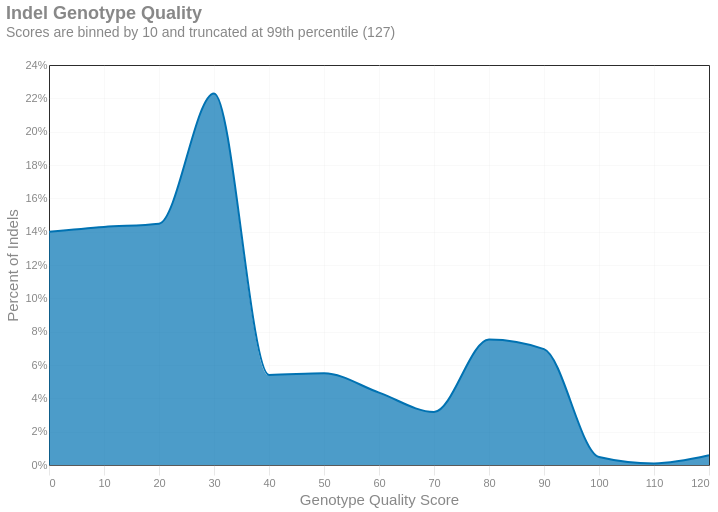

The notebook cell this image was saved under:
### Markdown cell above
### Indel Genotype Quality
These are per-locus indel quality statistics, which correspond to the Quality (`QUAL`) values of `bcftools stats`. 
Each quality score is has a semi-open bin width of 10, where `0` would be considered "a QUAL score
greater than or equal to `0` and less than `10`". The histograms are truncated at the 99th percentile
for visual clarity.

### Code cell
if not do_qual:
    print_html(f"Skipping - {os.path.basename(infile)} does not contain a QUAL section")
else:
    q99_indel = int(qual.loc[qual.index.repeat(qual['Indels']), 'Quality Score'].quantile(0.99))
    (
    alt.Chart(rebinned.drop(columns = 'SNPs'))
    .transform_filter(alt.FieldRangePredicate(field="Quality Score", range=[0, q99_indel]))
    .mark_area(interpolate = "monotone")
    .encode(
        x = alt.X('Quality Score:Q', title = "Genotype Quality Score", bin = 'binned').axis(tickMinStep = 10),
        y = alt.Y('Indels:Q', title = "Percent of Indels")
            .axis(format ='%'),
        tooltip = ['Quality Score:Q', alt.Tooltip("Indels:Q", format = ".2%", bin = "binned")]
    )
    .properties(
    title=alt.Title('Indel Genotype Quality', subtitle = f'Scores are binned by 10 and truncated at 99th percentile ({q99_indel})'),
    usermeta={'embedOptions': {'downloadFileName': f'indel.quality'}}
)
).display()

### Figure 1 — Vega-Lite specification as saved in the notebook (floating-point values rounded to 4 significant figures)
{"width": "container", "height": 400, "config": {"title": {"anchor": "start", "dy": -15, "fontSize": 18, "color": "#888888", "subtitleColor": "#888888", "subtitleFontSize": 14}, "arc": {"fill": "#0072B2"}, "axis": {"domainColor": "#888888", "domainWidth": 0.5, "gridWidth": 0.2, "grid": false, "titleFontWeight": 400, "titleFontSize": 15, "labelFontSize": 11, "labelColor": "#888888", "tickColor": "#888888", "tickWidth": 0.2, "titleColor": "#888888"}, "axisBand": {"grid": false}, "axisX": {"grid": true, "tickSize": 10, "domainCap": "round"}, "axisY": {"domain": false, "grid": true, "tickSize": 0, "domainCap": "round"}, "background": "transparent", "header": {"labelFontSize": 15, "labelColor": "#888888", "titleFontSize": 15, "titleFontWeight": 600, "titleColor": "#888888"}, "legend": {"labelFont": "sans-serif", "labelFontSize": 12, "labelColor": "#888888", "symbolSize": 100, "symbolType": "circle", "titleFontSize": 12, "titlePadding": 10, "titleColor": "#888888", "title": ""}, "range": {"category": ["#E69F00", "#56B4E9", "#009E73", "#F0E442", "#0072B2", "#D55E00", "#CC79A7", "#000000"], "diverging": ["#cfe8f3", "#a2d4ec", "#73bfe2", "#46abdb", "#1696d2", "#12719e"]}, "area": {"fill": "#0072B2", "fillOpacity": 0.7, "line": true, "strokeOpacity": 0.7}, "line": {"color": "#0072B2", "stroke": "#0072B2", "strokewidth": 5}, "trail": {"color": "#0072B2", "stroke": "#0072B2", "strokeWidth": 0, "size": 1}, "path": {"stroke": "#0072B2", "strokeWidth": 0.5}, "point": {"filled": true}, "text": {"color": "#888888", "fontSize": 11, "align": "right", "fontWeight": 400, "size": 11}, "bar": {"fill": "#0072B2", "stroke": false}, "view": {"stroke": "none", "continuousWidth": 660, "continuousHeight": 400}}, "data": {"name": "data-ceb4b3db77af713e3f24040259a2bb7c"}, "mark": {"type": "area", "interpolate": "monotone"}, "encoding": {"tooltip": [{"field": "Quality Score", "type": "quantitative"}, {"bin": "binned", "field": "Indels", "format": ".2%", "type": "quantitative"}], "x": {"axis": {"tickMinStep": 10}, "bin": "binned", "field": "Quality Score", "title": "Genotype Quality Score", "type": "quantitative"}, "y": {"axis": {"format": "%"}, "field": "Indels", "title": "Percent of Indels", "type": "quantitative"}}, "title": {"text": "Indel Genotype Quality", "subtitle": "Scores are binned by 10 and truncated at 99th percentile (127)"}, "transform": [{"filter": {"field": "Quality Score", "range": [0, 127]}}], "usermeta": {"embedOptions": {"downloadFileName": "indel.quality"}}, "$schema": "https://vega.github.io/schema/vega-lite/v6.1.0.json", "datasets": {"data-ceb4b3db77af713e3f24040259a2bb7c": [{"Quality Score": 0, "Indels": 0.14}, {"Quality Score": 10, "Indels": 0.1429}, {"Quality Score": 20, "Indels": 0.1448}, {"Quality Score": 30, "Indels": 0.223}, {"Quality Score": 40, "Indels": 0.05405}, {"Quality Score": 50, "Indels": 0.05502}, {"Quality Score": 60, "Indels": 0.04344}, {"Quality Score": 70, "Indels": 0.03185}, {"Quality Score": 80, "Indels": 0.07529}, {"Quality Score": 90, "Indels": 0.0695}, {"Quality Score": 100, "Indels": 0.004826}, {"Quality Score": 110, "Indels": 0.0009653}, {"Quality Score": 120, "Indels": 0.005792}, {"Quality Score": 130, "Indels": 0.0}, {"Quality Score": 140, "Indels": 0.005792}, {"Quality Score": 150, "Indels": 0.0}, {"Quality Score": 160, "Indels": 0.0}, {"Quality Score": 170, "Indels": 0.0009653}, {"Quality Score": 180, "Indels": 0.0}, {"Quality Score": 190, "Indels": 0.0009653}, {"Quality Score": 200, "Indels": 0.0}, {"Quality Score": 210, "Indels": 0.0}, {"Quality Score": 220, "Indels": 0.0009653}, {"Quality Score": 230, "Indels": 0.0}]}}
